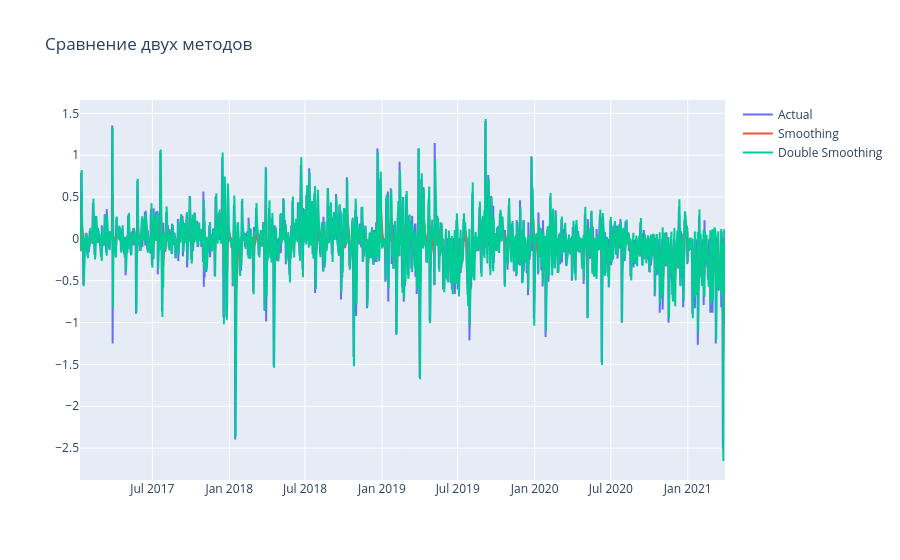

The code cell stored with this chart in its notebook:
### Markdown cell above
#### Считаем ошибку

### Code cell
df = pd.concat([pd.DataFrame(dataset['Balance']),
                pd.DataFrame(exponential_smoothing(dataset['Balance'], 0.4), index=dataset.index),
                pd.DataFrame(double_exponential_smoothing(dataset['Balance'], 0.7, 0.4), index=dataset.index)], axis=1)
df.columns=['Actual', 'Smoothing', 'Double Smoothing']
plotly_df(df, title='Сравнение двух методов')

### Figure 1 — Plotly figure (JSON) as saved in the notebook; plotly's stock layout.template omitted (floating-point values rounded to 4 significant figures; data arrays with more than 128 entries replaced by an {"elided": "..."} marker saying what was removed)
{"data": [{"mode": "lines", "name": "Actual", "type": "scatter", "x": {"elided": "1543 str values"}, "y": {"elided": "1543 float values"}}, {"mode": "lines", "name": "Smoothing", "type": "scatter", "x": {"elided": "1543 str values"}, "y": {"elided": "1543 float values"}}, {"mode": "lines", "name": "Double Smoothing", "type": "scatter", "x": {"elided": "1543 str values"}, "y": {"elided": "1543 float values"}}], "layout": {"title": {"text": "Сравнение двух методов"}}}
